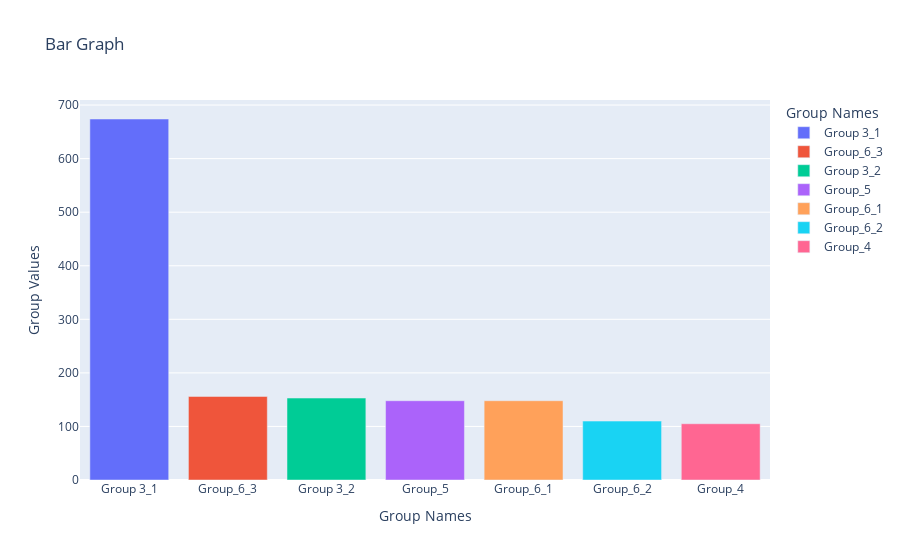

Notebook cell for this chart:
### Markdown cell above
7.  Based on these observations, what do you hypothesize about drivers who accepted the bar coupons?

### Code cell
#Creating a bar graph to understand the group that has accepted higher number of coupons, doing this by creating a data frame
group_names = ['Group 3_1','Group 3_2', 'Group_4','Group_5','Group_6_1','Group_6_2','Group_6_3']
group_values = [group_3_1,group_3_2,group_4,group_5,group_6_1,group_6_2,group_6_3]

df_bar_graph = pd.DataFrame({'Group Names':group_names,'Group Values': group_values })
df_bar_graph = df_bar_graph.sort_values(by='Group Values', ascending = False)




fig7 = px.bar(df_bar_graph,x='Group Names', y='Group Values', color='Group Names',
             title='Bar Graph')
fig7.show()

### Figure 1 — Plotly figure (JSON) as saved in the notebook; plotly's stock layout.template omitted (floating-point values rounded to 4 significant figures)
{"data": [{"alignmentgroup": "True", "hovertemplate": "Group Names=%{x}<br>Group Values=%{y}<extra></extra>", "legendgroup": "Group 3_1", "marker": {"color": "#636efa", "pattern": {"shape": ""}}, "name": "Group 3_1", "offsetgroup": "Group 3_1", "orientation": "v", "showlegend": true, "textposition": "auto", "type": "bar", "x": ["Group 3_1"], "xaxis": "x", "y": [674], "yaxis": "y"}, {"alignmentgroup": "True", "hovertemplate": "Group Names=%{x}<br>Group Values=%{y}<extra></extra>", "legendgroup": "Group_6_3", "marker": {"color": "#EF553B", "pattern": {"shape": ""}}, "name": "Group_6_3", "offsetgroup": "Group_6_3", "orientation": "v", "showlegend": true, "textposition": "auto", "type": "bar", "x": ["Group_6_3"], "xaxis": "x", "y": [156], "yaxis": "y"}, {"alignmentgroup": "True", "hovertemplate": "Group Names=%{x}<br>Group Values=%{y}<extra></extra>", "legendgroup": "Group 3_2", "marker": {"color": "#00cc96", "pattern": {"shape": ""}}, "name": "Group 3_2", "offsetgroup": "Group 3_2", "orientation": "v", "showlegend": true, "textposition": "auto", "type": "bar", "x": ["Group 3_2"], "xaxis": "x", "y": [153], "yaxis": "y"}, {"alignmentgroup": "True", "hovertemplate": "Group Names=%{x}<br>Group Values=%{y}<extra></extra>", "legendgroup": "Group_5", "marker": {"color": "#ab63fa", "pattern": {"shape": ""}}, "name": "Group_5", "offsetgroup": "Group_5", "orientation": "v", "showlegend": true, "textposition": "auto", "type": "bar", "x": ["Group_5"], "xaxis": "x", "y": [148], "yaxis": "y"}, {"alignmentgroup": "True", "hovertemplate": "Group Names=%{x}<br>Group Values=%{y}<extra></extra>", "legendgroup": "Group_6_1", "marker": {"color": "#FFA15A", "pattern": {"shape": ""}}, "name": "Group_6_1", "offsetgroup": "Group_6_1", "orientation": "v", "showlegend": true, "textposition": "auto", "type": "bar", "x": ["Group_6_1"], "xaxis": "x", "y": [148], "yaxis": "y"}, {"alignmentgroup": "True", "hovertemplate": "Group Names=%{x}<br>Group Values=%{y}<extra></extra>", "legendgroup": "Group_6_2", "marker": {"color": "#19d3f3", "pattern": {"shape": ""}}, "name": "Group_6_2", "offsetgroup": "Group_6_2", "orientation": "v", "showlegend": true, "textposition": "auto", "type": "bar", "x": ["Group_6_2"], "xaxis": "x", "y": [110], "yaxis": "y"}, {"alignmentgroup": "True", "hovertemplate": "Group Names=%{x}<br>Group Values=%{y}<extra></extra>", "legendgroup": "Group_4", "marker": {"color": "#FF6692", "pattern": {"shape": ""}}, "name": "Group_4", "offsetgroup": "Group_4", "orientation": "v", "showlegend": true, "textposition": "auto", "type": "bar", "x": ["Group_4"], "xaxis": "x", "y": [105], "yaxis": "y"}], "layout": {"autosize": true, "barmode": "relative", "legend": {"title": {"text": "Group Names"}, "tracegroupgap": 0}, "title": {"text": "Bar Graph"}, "xaxis": {"anchor": "y", "autorange": true, "categoryarray": ["Group 3_1", "Group_6_3", "Group 3_2", "Group_5", "Group_6_1", "Group_6_2", "Group_4"], "categoryorder": "array", "domain": [0, 1], "range": [-0.5, 6.5], "title": {"text": "Group Names"}, "type": "category"}, "yaxis": {"anchor": "x", "autorange": true, "domain": [0, 1], "range": [0, 709.5], "title": {"text": "Group Values"}, "type": "linear"}}}
